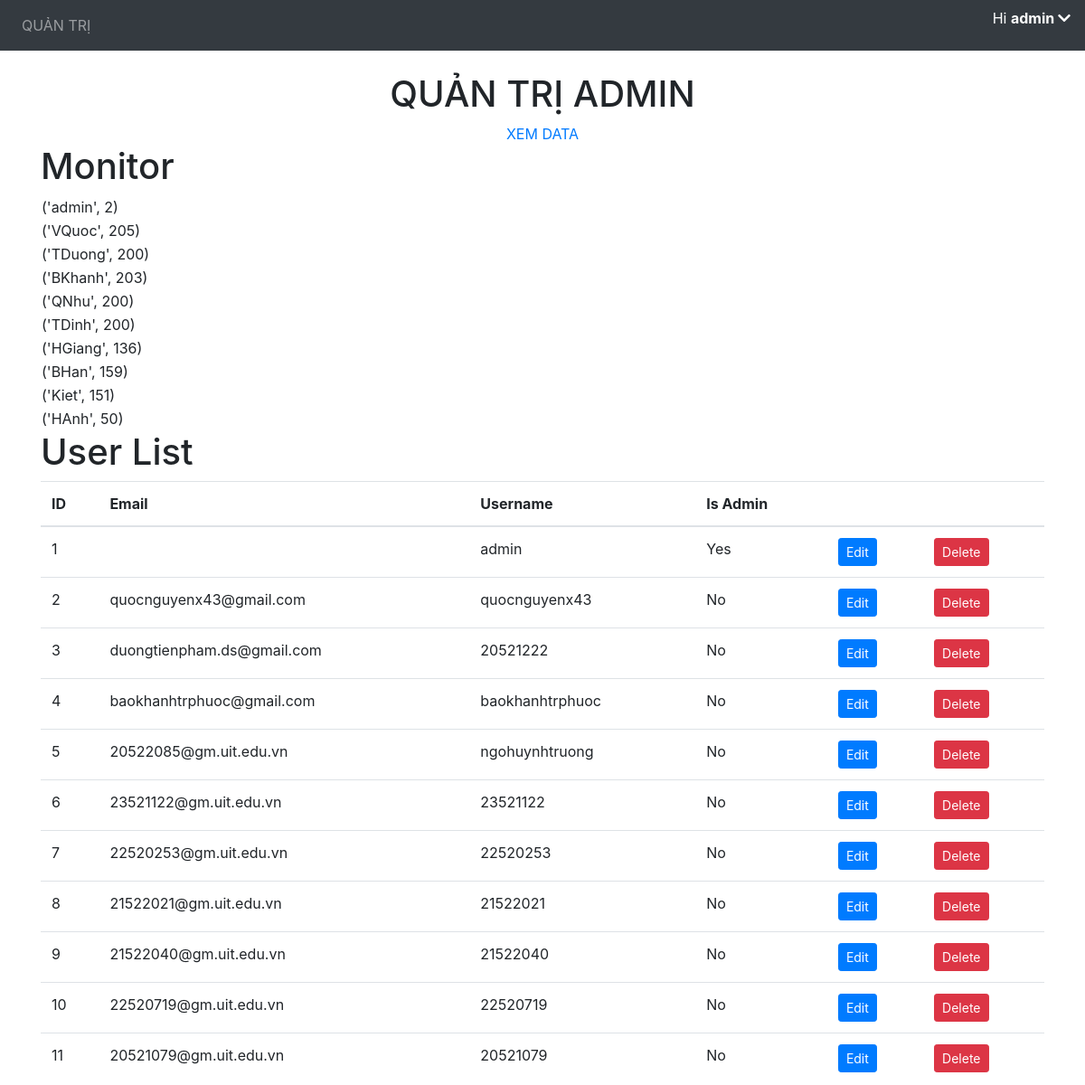
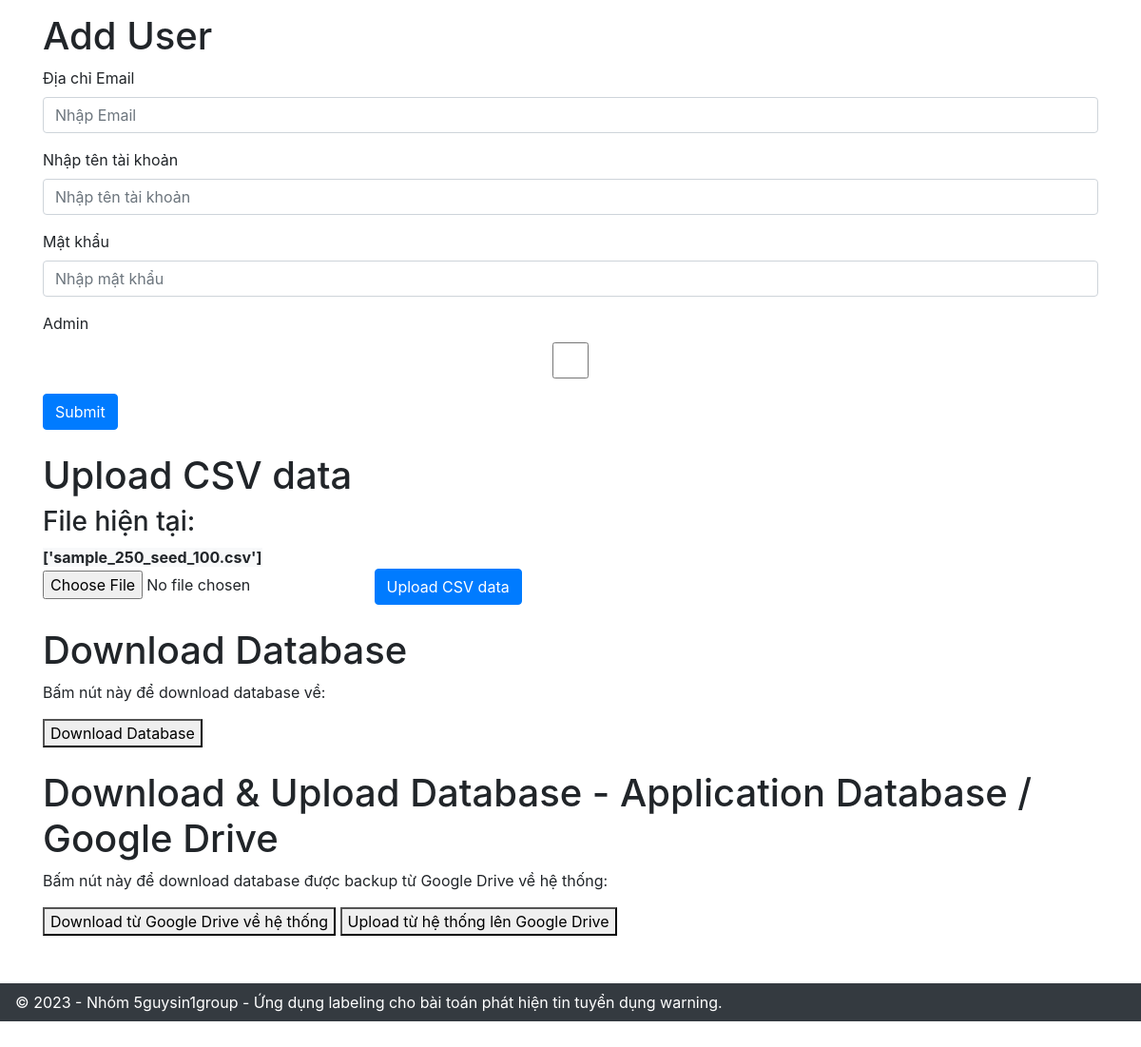
The page /admin/ (signed in) on the database its author committed (2 pictures, top to bottom).
### application/models.py (models this page shows)
class User(db.Model, UserMixin):
    id = db.Column(db.Integer, primary_key=True)
    email = db.Column(db.String(150), unique=True)
    username = db.Column(db.String(20), unique=True)
    password = db.Column(db.String(150))
    is_admin = db.Column(db.Boolean, default=False)
    annotations = db.relationship('Annotation')

### application/views.py (the view)
@views.route('/admin/', methods=['GET', 'POST'])
@login_required
def admin():
    if not current_user.is_admin:
        return "Không có quyền truy cập vào trang quản trị admin.", 403
    import os
    all_users = User.query.all()
    current_files = os.listdir('data/')
    index_to_name = {
        1: "admin",
        2: "VQuoc",
        3: "TDuong",
        4: "BKhanh",
        5: "HTruong",
        6: "QNhu",
        7: "TDinh",
        8: "HGiang",
        9: "BHan",
        10: "Kiet",
        11: "HAnh"
    }
    monitors_query = db.session.query(Annotation.user_id, func.count().label('record_count')).group_by(Annotation.user_id).all()
    monitors_results = {}
    for each in monitors_query:
        monitors_results[index_to_name[each[0]]] = each[1]
    for each in monitors_results:
        print(each)
    return render_template(
        "admin.html",
        user=current_user,
        users=all_users,
        monitors=monitors_results,
        files=current_files
    )

### application/__init__.py (called while the page is built)
def create_app():
    app = Flask(__name__)
    app.config['SECRET_KEY'] = 'hjshjhdjah kjshkjdhjs' # random key
    app.config['SQLALCHEMY_DATABASE_URI'] = f'sqlite:///{DB_NAME}'
    db.init_app(app)
    from .views import views
    from .auth import auth
    app.register_blueprint(views, url_prefix='/')
    app.register_blueprint(auth, url_prefix='/')
    from .models import User
    with app.app_context():
        db.create_all()
        create_admin(db)
    login_manager = LoginManager()
    login_manager.login_view = 'auth.login'
    login_manager.init_app(app)
    @login_manager.user_loader
    def load_user(id):
        return User.query.get(int(id))
    return app

### application/templates/admin.html (shortened to what this page needs)
{% extends "base.html" %}
{% block content %}
<div style="text-align: center;">
    <h1>QUẢN TRỊ ADMIN</h1>
    <a href="/view-data" class="view-data" class="btn btn-success">XEM DATA</a>
</div>
<h1>Monitor</h1>
<table>
{% for key in monitors.items() %}
    <tr>
        <td>{{ key }}</td>
        <td>{{ monitors[key] }}</td>
    </tr>
{% endfor %}
</table>
<h1>User List</h1>
<table class="table user-list">
    <thead>
        <tr>
            <th>ID</th>
            <th>Email</th>
            <th>Username</th>
            <th>Is Admin</th>
            <th></th>
            <th></th>
        </tr>
    </thead>
    <tbody>
        {% for user in users %}
            <tr>
                <td>{{ user.id }}</td>
                <td>{{ user.email }}</td>
                <td>{{ user.username }}</td>
                <td>{{ "Yes" if user.is_admin else "No" }}</td>
                <td>
                    <button class="btn btn-primary btn-sm edit-button" data-id="{{ user.id }}">Edit</button></td>
                <td>
                    <form method="post" action="{{ url_for('views.remove_user', user_id=user.id) }}">
                        <button type="submit" class="btn btn-danger btn-sm">Delete</button>
                    </form>
                </td>
            </tr>
        {% endfor %}
    </tbody>
</table>
<h1>Add User</h1>
<form method="POST" action="{{ url_for('views.add_user') }}">
    <div class="form-group">
        <label for="email">Địa chỉ Email</label>
        <input type="email" class="form-control" id="email" name="email" placeholder="Nhập Email" />
    </div>
    <div class="form-group">
        <label for="username">Nhập tên tài khoản</label>
        <input type="text" class="form-control" id="username" name="username" placeholder="Nhập tên tài khoản" />
    </div>
    <div class="form-group">
        <label for="password">Mật khẩu</label>
        <input type="password" class="form-control" id="password" name="password" placeholder="Nhập mật khẩu" />
    </div>
    <div class="form-group">
        <label for="is_admin">Admin </label>
        <input type="checkbox" class="form-control" id="is_admin" name="is_admin"/>
    </div>
    <button type="submit" class="btn btn-primary">Submit</button>
</form>
<br>
<h1>Upload CSV data</h1>
<h3>File hiện tại: </h3>
<strong class="btn-light">{{ files }}</strong>
<form method="post" action="{{ url_for('views.upload_csv') }}" enctype="multipart/form-data">
    <input type="file" name="csv_file" accept=".csv">
    <button type="submit" class="btn btn-primary">Upload CSV data</button>
</form>
<br>
<h1>Download Database</h1>
<p>Bấm nút này để download database về:</p>
<a href="{{ url_for('views.download_db') }}" download>
<button>Download Database</button>
</a>
<br>
<br>
<h1>Download & Upload Database - Application Database / Google Drive</h1>
<p>Bấm nút này để download database được backup từ Google Drive về hệ thống:</p>
<a href="{{ url_for('views.refresh_from_drive') }}">
<button>Download từ Google Drive về hệ thống</button>
</a>
<a href="{{ url_for('views.upload_to_drive') }}">
<button>Upload từ hệ thống lên Google Drive</button>
</a>
{% endblock %}

### application/templates/base.html (shortened to what this page needs)
<!DOCTYPE html>
<html>
<head>
    <link rel="stylesheet" href="https://stackpath.bootstrapcdn.com/bootstrap/4.4.1/css/bootstrap.min.css" />
    <link rel="stylesheet" href="https://stackpath.bootstrapcdn.com/font-awesome/4.7.0/css/font-awesome.min.css" />
    <link rel="stylesheet" href="https://cdnjs.cloudflare.com/ajax/libs/font-awesome/5.15.4/css/all.min.css">
</head>
<body>
    <nav class="navbar navbar-expand-lg navbar-dark bg-dark">
        <div class="collapse navbar-collapse" id="navbar">
            <div class="navbar-nav">
                {% if user.is_admin %}
                <a class="nav-item nav-link" id="admin" href="/admin">QUẢN TRỊ</a>
                {% endif %}
            </div>
        </div>
        {% if user.is_authenticated %}
        <p id="greeting" class="text-white">Hi <strong>{{ user.username }}  </strong><i class="fas fa-chevron-down" id="arrow-down"></i></p>
        {% endif %}
    </nav>
    <br>
    <div class="container">{% block content %} {% endblock %}</div>
    <footer class="navbar navbar-dark bg-dark text-center py-2" style="margin-top: 50px;">
        &copy; 2023 - Nhóm 5guysin1group - Ứng dụng labeling cho bài toán phát hiện tin tuyển dụng warning.
    </footer>
</body>
</html>

### application/templates/base.html (style rules this page uses)
body { min-height: 3000px; }
footer { position: absolute; left: 0; bottom: 0; width: 100%; background-color: #343a40; color: #fff; padding: 10px; }

### rows shown on the page
User: username "admin", id "1", is_admin "Yes"
User: id "2", email "quocnguyenx43@gmail.com", username "quocnguyenx43", is_admin "No"
User: id "3", email "duongtienpham.ds@gmail.com", username "20521222", is_admin "No"
User: id "4", email "baokhanhtrphuoc@gmail.com", username "baokhanhtrphuoc", is_admin "No"
User: id "5", email "20522085@gm.uit.edu.vn", username "ngohuynhtruong", is_admin "No"
User: id "6", email "23521122@gm.uit.edu.vn", username "23521122", is_admin "No"
User: id "7", email "22520253@gm.uit.edu.vn", username "22520253", is_admin "No"
User: id "8", email "21522021@gm.uit.edu.vn", username "21522021", is_admin "No"
User: id "9", email "21522040@gm.uit.edu.vn", username "21522040", is_admin "No"
User: id "10", email "22520719@gm.uit.edu.vn", username "22520719", is_admin "No"
User: id "11", email "20521079@gm.uit.edu.vn", username "20521079", is_admin "No"

### other values the page prints
{{ key }} "('admin', 2)" "('VQuoc', 205)" "('TDuong', 200)" "('BKhanh', 203)" "('QNhu', 200)" "('TDinh', 200)" "('HGiang', 136)" "('BHan', 159)" "('Kiet', 151)" "('HAnh', 50)"
{{ files }} "['sample_250_seed_100.csv']"
